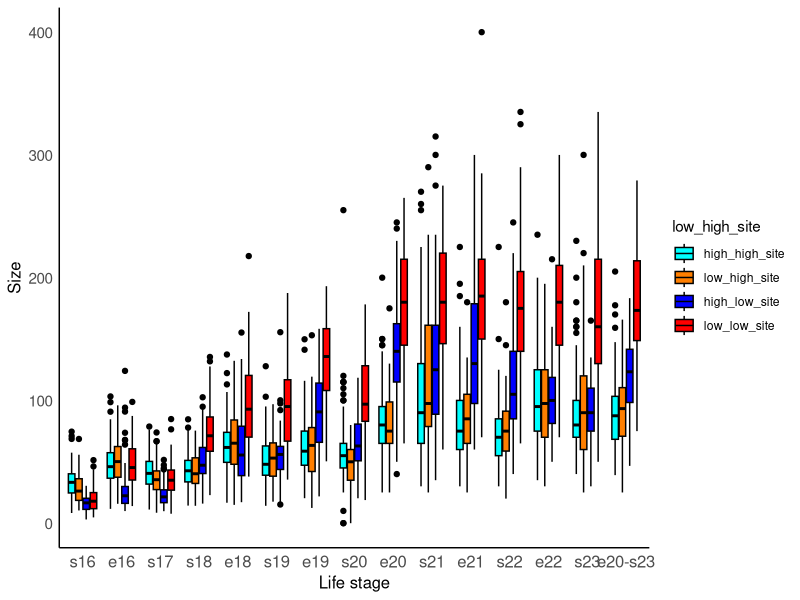
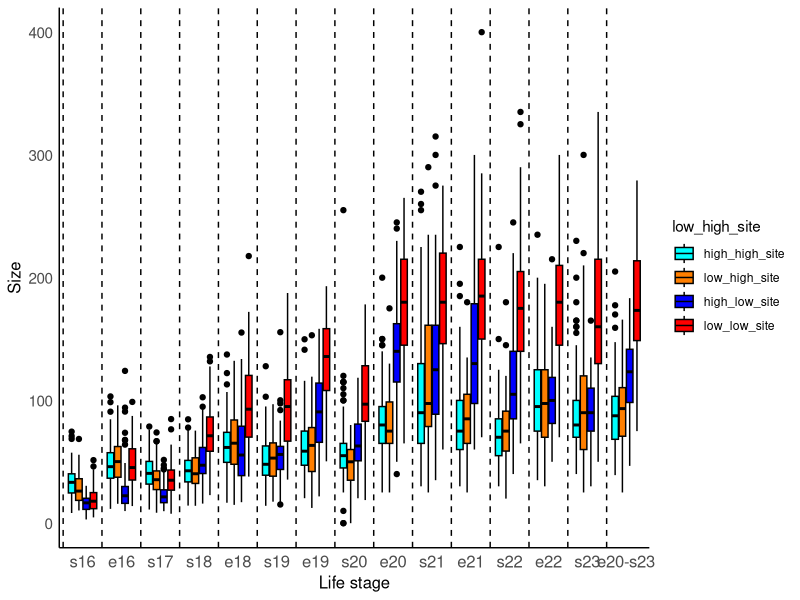
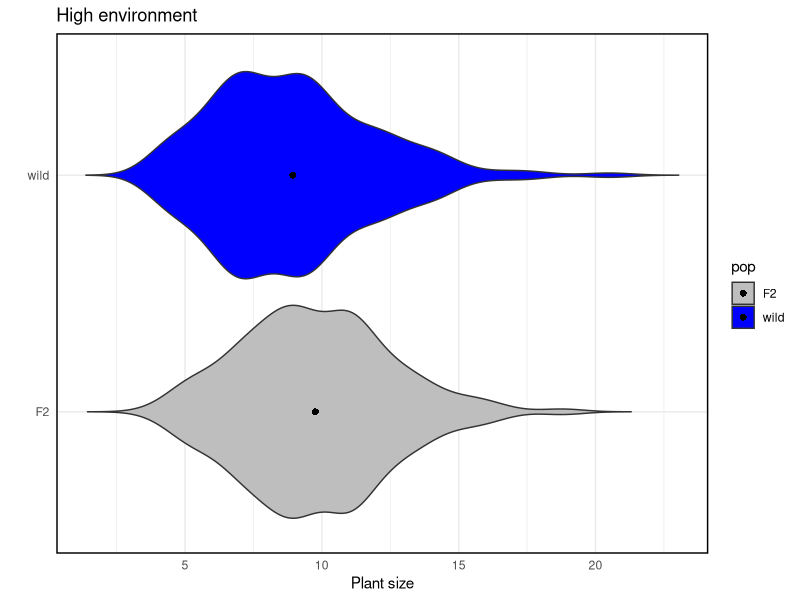
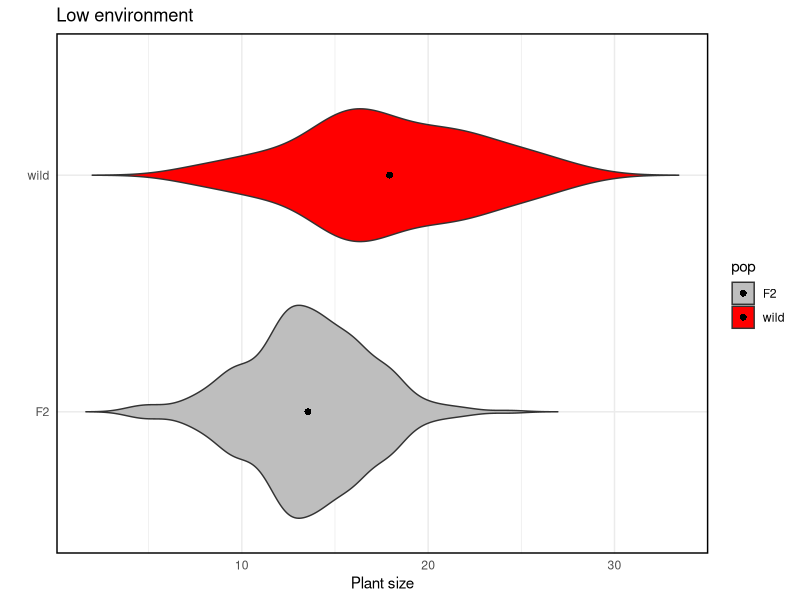

Generate these figures, in order, with R:
library(ggplot2)
library(reshape2)

# This script makes plots for size of parental plants growing in the transplant experiment, then compares size with F2 plants

## Size of parental plants in multi-year transplant
df_wild<-read.table('6.size_parentals.txt',sep='\t',header=T)
df_wild$altitude <- factor(df_wild$altitude, levels = c("low", "high"))  
data<-df_wild[,c("ros_s16","ros_e16","ros_s17","ros_s18","ros_e18","ros_s19","ros_e19","ros_s20","ros_e20","ros_s21","ros_e21","ros_s22","ros_e22","ros_s23","ros20.23","altitude","site_altitude")]
# Reshape the data into long format
melted_data <- melt(data, id.vars = c("altitude", "site_altitude"))
# Make plot:
colors <- c("cyan", "darkorange1", "blue", "red")
melted_data$fill_factor <- paste(melted_data$altitude, melted_data$site_altitude, sep="_")
melted_data$fill_factor <- factor(melted_data$fill_factor, levels = c("high_high_site", "low_high_site", "high_low_site", "low_low_site"))  # this is to have correct colors in plots automatically

p <- ggplot(melted_data, aes(x = variable, y = value, fill = fill_factor, color = fill_factor)) +
  geom_boxplot(color = "black") +  # Add the color argument here
  labs(x = "Life stage", y = "Size") +
  labs(fill = melted_data$fill_factor, color = melted_data$fill_factor) +
  scale_fill_manual(values = colors) +
  scale_color_manual(values = colors) +
  theme_minimal() +
  theme(panel.grid.major = element_blank(), panel.grid.minor = element_blank(),
        panel.background = element_blank(), axis.line = element_line(colour = "black"), legend.position = "right", axis.text.x = element_text(size = 12), axis.text.y = element_text(size = 11), axis.title = element_text(size = 12)) + 
  scale_x_discrete(labels = c('s16','e16','s17','s18','e18','s19','e19','s20','e20','s21','e21','s22','e22','s23','e20-s23'))
p
num_boxes <- length(unique(melted_data$variable))
for (i in seq(1, num_boxes, by = 1)) {
  p <- p + geom_vline(xintercept = i - 0.5, linetype = "dashed", color = "black")
}
p


# Size of F2 plants in multi-year transplant
df_f2<-read.table('6.size_F2.txt',header=T,sep='\t')
df_f2$CEN <- factor(df_f2$CEN, levels = c("H-L", "H-H"))  
# Back-transform the standardised mean values using 3rd year:
hs<-subset(df_f2,site=='Findeln')
ls<-subset(df_f2,site=='Zeneggen')

m_hs_yr3<-mean(hs$start21_size, na.rm=T)
sd_hs_yr3<-sd(hs$start21_size, na.rm=T)
bktr_hs_yr3<-(hs$size_mean_scaled*sd_hs_yr3) + m_hs_yr3

m_ls_yr3<-mean(ls$start21_size, na.rm=T)
sd_ls_yr3<-sd(ls$start21_size, na.rm=T)
bktr_ls_yr3<-(ls$size_mean_scaled*sd_ls_yr3) + m_ls_yr3


# make combined plot of size for wild and F2
hshg<-subset(df_wild,site=='findeln' & altitude =='high')
wild_ros_hs<-hshg$ros20.23/10 # adjust measuring unit
wild_F2_hs <- data.frame(ros = c(bktr_hs_yr3, wild_ros_hs), pop = c(rep('F2', length(bktr_hs_yr3)), rep('wild', length(wild_ros_hs))))
plot<-ggplot(wild_F2_hs, aes(x = pop, y = ros, fill=pop)) +
  geom_violin(trim=F) + stat_summary(fun=mean, geom="point", shape=16, size=2,color='black') + 
  xlab("") +
  ylab("Plant size") +
  ggtitle("High environment") +
  scale_fill_manual(values = c("grey", "blue")) +
  theme_minimal() +
  coord_flip() +
  theme(panel.border = element_rect(color = "black", fill = NA, size = 1))
plot


lslg<-subset(df_wild,site=='zeneggen' & altitude =='low')
wild_ros_ls<-lslg$ros20.23/10
wild_F2_ls <- data.frame(ros = c(bktr_ls_yr3, wild_ros_ls), pop = c(rep('F2', length(bktr_ls_yr3)), rep('wild', length(wild_ros_ls))))

plot<-ggplot(wild_F2_ls, aes(x = pop, y = ros,fill=pop)) +
  geom_violin(trim=F) + stat_summary(fun=mean, geom="point", shape=16, size=2,color='black') + 
  xlab("") +
  ylab("Plant size") +
  ggtitle("Low environment") +
  scale_fill_manual(values = c("grey", "red")) +
  theme_minimal() + 
  coord_flip() +
  theme(panel.border = element_rect(color = "black", fill = NA, size = 1))
plot

